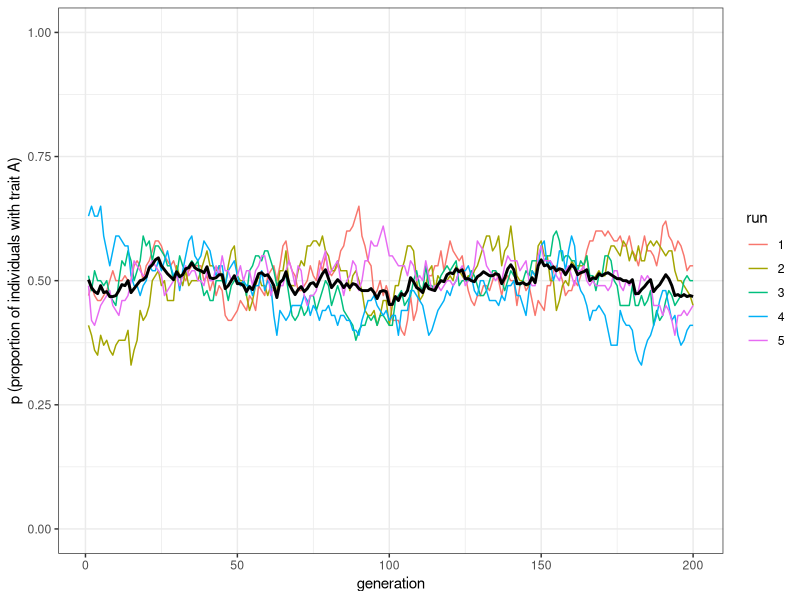
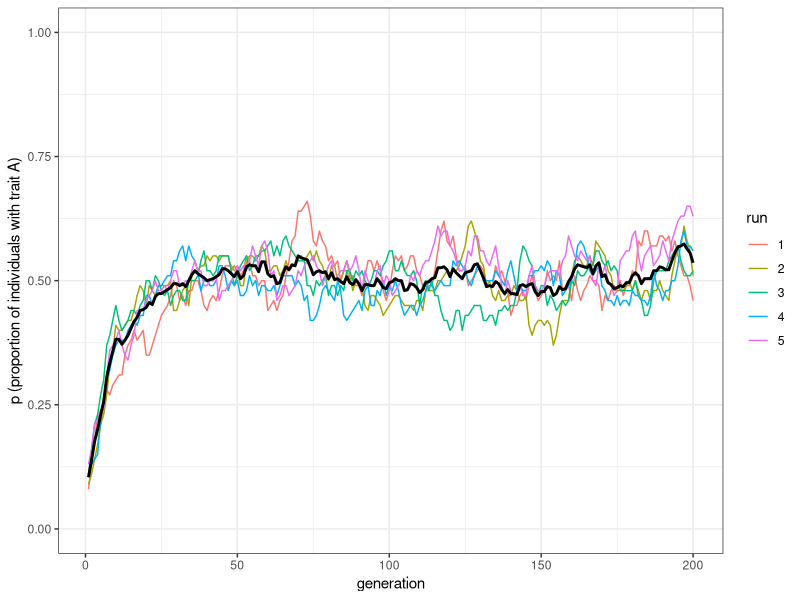
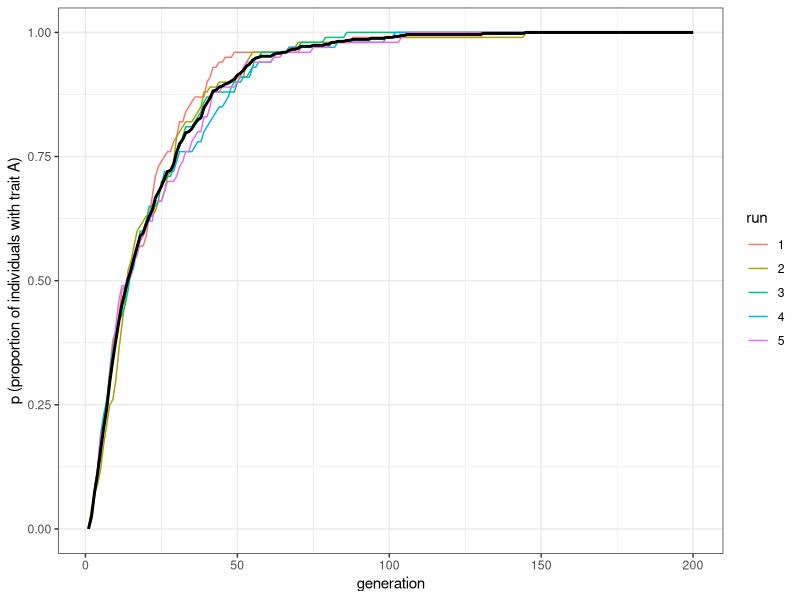
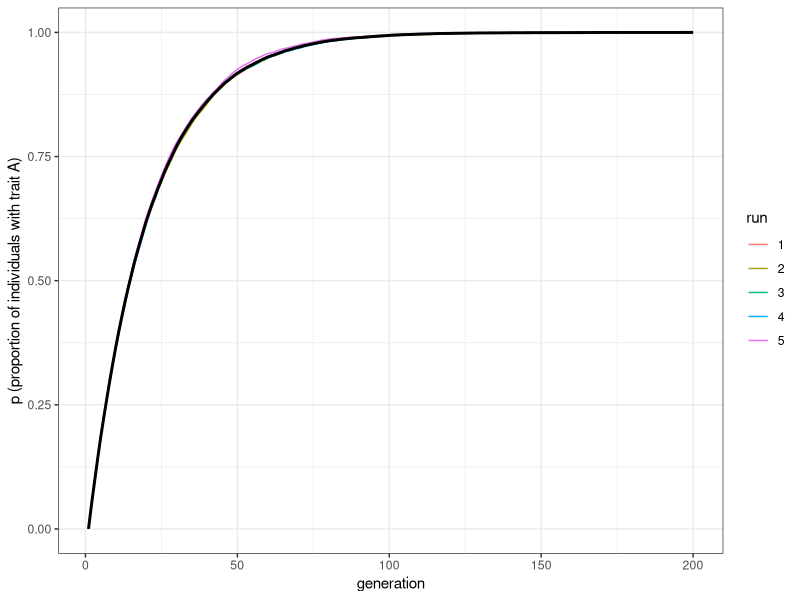
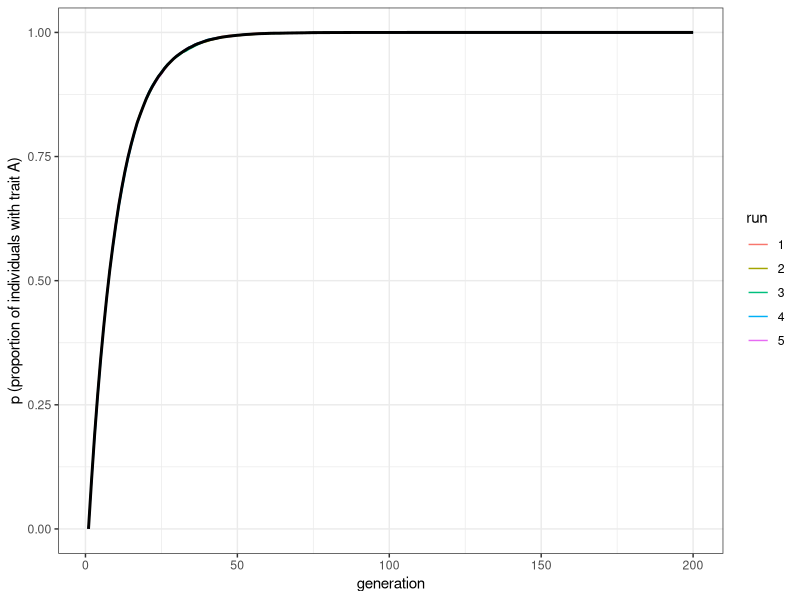

These figures' R source, in order:
## ---- chunk 1
library(tidyverse)

unbiased_mutation <- function(N, mu, p_0, t_max, r_max) {
  # Create the output tibble
  output <- tibble(generation = rep(1:t_max, r_max), 
                   p = as.numeric(rep(NA, t_max * r_max)), 
                   run = as.factor(rep(1:r_max, each = t_max))) 

  for (r in 1:r_max) {
    population <- tibble(trait = sample(c("A", "B"), N, replace = TRUE, 
                                        prob = c(p_0, 1 - p_0)))
    # Add first generation's p for run r
    output[output$generation == 1 & output$run == r, ]$p <- 
      sum(population$trait == "A") / N 
    for (t in 2:t_max) {
      # Copy individuals to previous_population tibble
      previous_population <- population 
      
      # Determine 'mutant' individuals
      mutate <- sample(c(TRUE, FALSE), N, prob = c(mu, 1 - mu), replace = TRUE) 
      
      # If there are 'mutants' from A to B
      if (nrow(population[mutate & previous_population$trait == "A", ]) > 0) { 
        # Then flip them to B
        population[mutate & previous_population$trait == "A", ]$trait <- "B" 
      }
      
      # If there are 'mutants' from B to A
      if (nrow(population[mutate & previous_population$trait == "B", ]) > 0) { 
        # Then flip them to A
        population[mutate & previous_population$trait == "B", ]$trait <- "A" 
      }
      
      # Get p and put it into output slot for this generation t and run r
      output[output$generation == t & output$run == r, ]$p <- 
        sum(population$trait == "A") / N 
    }
  }
  # Export data from function
  output 
}
## ---- chunk 2
plot_multiple_runs <- function(data_model) {
  ggplot(data = data_model, aes(y = p, x = generation)) +
    geom_line(aes(colour = run)) +
    stat_summary(fun = mean, geom = "line", size = 1) +
    ylim(c(0, 1)) +
    theme_bw() +
    labs(y = "p (proportion of individuals with trait A)")
}
## ---- chunk 3
data_model <- unbiased_mutation(N = 100, mu = 0.05, p_0 = 0.5, t_max = 200, r_max = 5)
plot_multiple_runs(data_model)
## ---- chunk 4
data_model <- unbiased_mutation(N = 100, mu = 0.05, p_0 = 0.1, t_max = 200, r_max = 5)
plot_multiple_runs(data_model)
## ---- chunk 5
biased_mutation <- function(N, mu_b, p_0, t_max, r_max) {
   # Create the output tibble
  output <- tibble(generation = rep(1:t_max, r_max), 
                   p = as.numeric(rep(NA, t_max * r_max)), 
                   run = as.factor(rep(1:r_max, each = t_max)))

  for (r in 1:r_max) {
    population <- tibble(trait = sample(c("A", "B"), N, replace = TRUE, 
                                        prob = c(p_0, 1 - p_0)))
    # Add first generation's p for run r
    output[output$generation == 1 & output$run == r, ]$p <- 
      sum(population$trait == "A") / N 
    for (t in 2:t_max) {
      # Copy individuals to previous_population tibble
      previous_population <- population 
      
      # Determine 'mutant' individuals
      mutate <- sample(c(TRUE, FALSE), N, prob = c(mu_b, 1 - mu_b), replace = TRUE) 
      
      # If there are 'mutants' from B to A
      if (nrow(population[mutate & previous_population$trait == "B", ]) > 0) {
        # Then flip them to A
        population[mutate & previous_population$trait == "B", ]$trait <- "A"
      }
      # Get p and put it into output slot for this generation t and run r
      output[output$generation == t & output$run == r, ]$p <- 
        sum(population$trait == "A") / N 
    }
  }
  # Export data from function
  output 
}
## ---- chunk 6
data_model <- biased_mutation(N = 100, mu_b = 0.05, p_0 = 0, t_max = 200, r_max = 5)
plot_multiple_runs(data_model)
## ---- chunk 7
data_model <- biased_mutation(N = 10000, mu_b = 0.05, p_0 = 0, t_max = 200, r_max = 5)
plot_multiple_runs(data_model)
## ---- chunk 8
data_model <- biased_mutation(N = 10000, mu_b = 0.1, p_0 = 0, t_max = 200, r_max = 5)
plot_multiple_runs(data_model)
